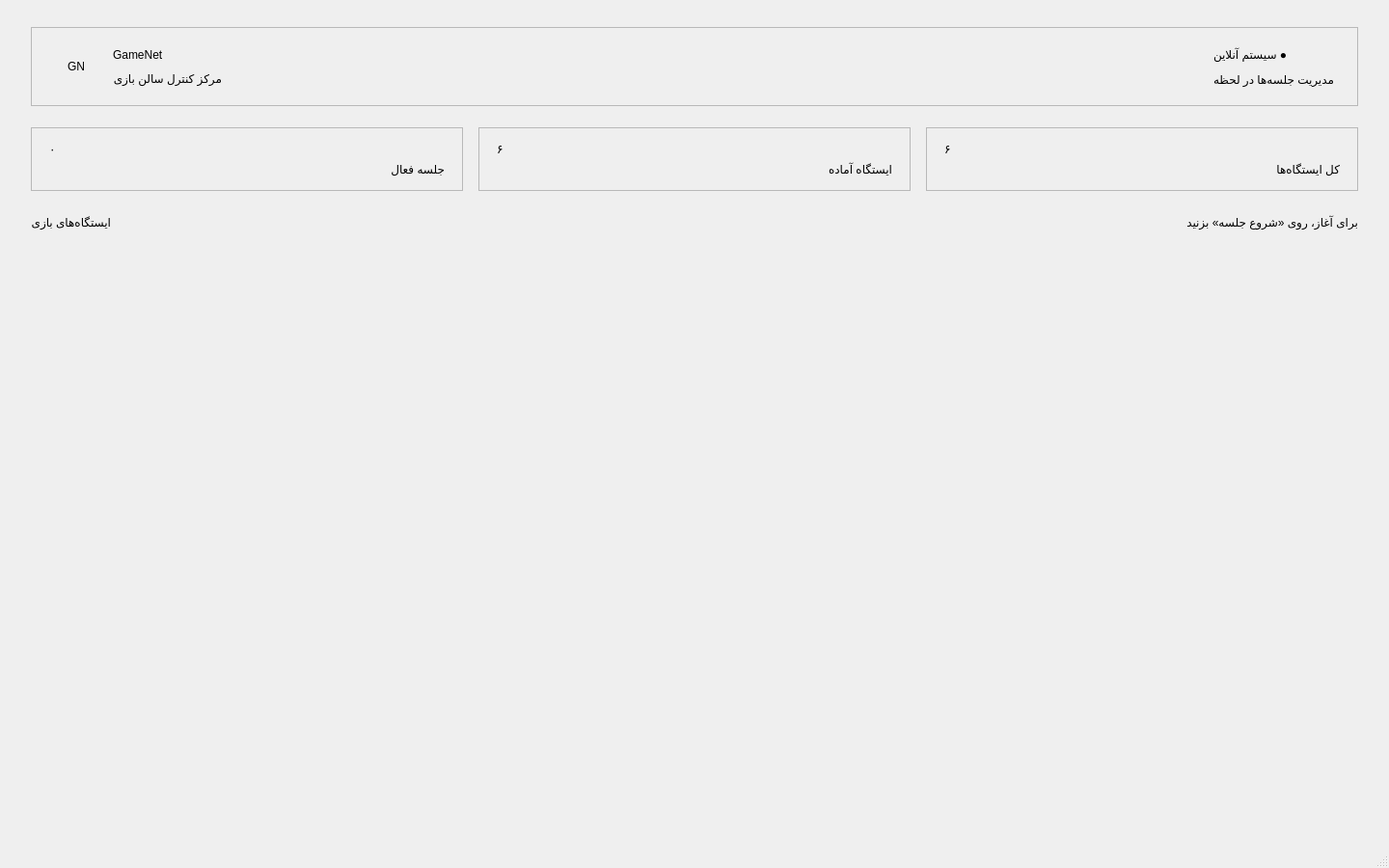
<?xml version="1.0" encoding="UTF-8"?>
<ui version="4.0">
 <class>MainWindow</class>
 <widget class="QMainWindow" name="MainWindow">
  <property name="geometry">
   <rect>
    <x>0</x>
    <y>0</y>
    <width>1440</width>
    <height>900</height>
   </rect>
  </property>
  <property name="minimumSize">
   <size>
    <width>1040</width>
    <height>720</height>
   </size>
  </property>
  <property name="windowTitle">
   <string>GameNet | مدیریت گیم‌نت</string>
  </property>
  <property name="windowIcon">
   <iconset resource="../../resources/resources.qrc">
    <normaloff>:/icons/icon.png</normaloff>:/icons/icon.png</iconset>
  </property>
  <widget class="QWidget" name="centralwidget">
   <layout class="QVBoxLayout" name="rootLayout">
    <property name="spacing">
     <number>22</number>
    </property>
    <property name="leftMargin">
     <number>32</number>
    </property>
    <property name="topMargin">
     <number>28</number>
    </property>
    <property name="rightMargin">
     <number>32</number>
    </property>
    <property name="bottomMargin">
     <number>28</number>
    </property>
    <item>
     <widget class="QFrame" name="topBar">
      <property name="frameShape">
       <enum>QFrame::Shape::StyledPanel</enum>
      </property>
      <layout class="QHBoxLayout" name="topBarLayout">
       <property name="spacing">
        <number>14</number>
       </property>
       <property name="leftMargin">
        <number>22</number>
       </property>
       <property name="topMargin">
        <number>16</number>
       </property>
       <property name="rightMargin">
        <number>22</number>
       </property>
       <property name="bottomMargin">
        <number>16</number>
       </property>
       <item>
        <widget class="QLabel" name="brandMark">
         <property name="minimumSize">
          <size>
           <width>48</width>
           <height>48</height>
          </size>
         </property>
         <property name="maximumSize">
          <size>
           <width>48</width>
           <height>48</height>
          </size>
         </property>
         <property name="text">
          <string>GN</string>
         </property>
         <property name="alignment">
          <set>Qt::AlignmentFlag::AlignCenter</set>
         </property>
        </widget>
       </item>
       <item>
        <layout class="QVBoxLayout" name="brandTextLayout">
         <property name="spacing">
          <number>2</number>
         </property>
         <item>
          <widget class="QLabel" name="appTitle">
           <property name="text">
            <string>GameNet</string>
           </property>
          </widget>
         </item>
         <item>
          <widget class="QLabel" name="appSubtitle">
           <property name="text">
            <string>مرکز کنترل سالن بازی</string>
           </property>
          </widget>
         </item>
        </layout>
       </item>
       <item>
        <spacer name="topBarSpacer">
         <property name="orientation">
          <enum>Qt::Orientation::Horizontal</enum>
         </property>
         <property name="sizeHint" stdset="0">
          <size>
           <width>40</width>
           <height>20</height>
          </size>
         </property>
        </spacer>
       </item>
       <item>
        <layout class="QVBoxLayout" name="topStatusLayout">
         <property name="spacing">
          <number>3</number>
         </property>
         <item>
          <widget class="QLabel" name="liveStatus">
           <property name="text">
            <string>● سیستم آنلاین</string>
           </property>
           <property name="alignment">
            <set>Qt::AlignmentFlag::AlignRight|Qt::AlignmentFlag::AlignTrailing|Qt::AlignmentFlag::AlignVCenter</set>
           </property>
          </widget>
         </item>
         <item>
          <widget class="QLabel" name="todayLabel">
           <property name="text">
            <string>مدیریت جلسه‌ها در لحظه</string>
           </property>
           <property name="alignment">
            <set>Qt::AlignmentFlag::AlignRight|Qt::AlignmentFlag::AlignTrailing|Qt::AlignmentFlag::AlignVCenter</set>
           </property>
          </widget>
         </item>
        </layout>
       </item>
      </layout>
     </widget>
    </item>
    <item>
     <layout class="QHBoxLayout" name="summaryLayout">
      <property name="spacing">
       <number>16</number>
      </property>
      <item>
       <widget class="QFrame" name="summaryActive">
        <property name="frameShape">
         <enum>QFrame::Shape::StyledPanel</enum>
        </property>
        <layout class="QVBoxLayout" name="summaryActiveLayout">
         <property name="leftMargin">
          <number>18</number>
         </property>
         <property name="topMargin">
          <number>14</number>
         </property>
         <property name="rightMargin">
          <number>18</number>
         </property>
         <property name="bottomMargin">
          <number>14</number>
         </property>
         <item>
          <widget class="QLabel" name="activeValue">
           <property name="text">
            <string>۰</string>
           </property>
          </widget>
         </item>
         <item>
          <widget class="QLabel" name="activeCaption">
           <property name="text">
            <string>جلسه فعال</string>
           </property>
          </widget>
         </item>
        </layout>
       </widget>
      </item>
      <item>
       <widget class="QFrame" name="summaryFree">
        <property name="frameShape">
         <enum>QFrame::Shape::StyledPanel</enum>
        </property>
        <layout class="QVBoxLayout" name="summaryFreeLayout">
         <property name="leftMargin">
          <number>18</number>
         </property>
         <property name="topMargin">
          <number>14</number>
         </property>
         <property name="rightMargin">
          <number>18</number>
         </property>
         <property name="bottomMargin">
          <number>14</number>
         </property>
         <item>
          <widget class="QLabel" name="freeValue">
           <property name="text">
            <string>۶</string>
           </property>
          </widget>
         </item>
         <item>
          <widget class="QLabel" name="freeCaption">
           <property name="text">
            <string>ایستگاه آماده</string>
           </property>
          </widget>
         </item>
        </layout>
       </widget>
      </item>
      <item>
       <widget class="QFrame" name="summaryTotal">
        <property name="frameShape">
         <enum>QFrame::Shape::StyledPanel</enum>
        </property>
        <layout class="QVBoxLayout" name="summaryTotalLayout">
         <property name="leftMargin">
          <number>18</number>
         </property>
         <property name="topMargin">
          <number>14</number>
         </property>
         <property name="rightMargin">
          <number>18</number>
         </property>
         <property name="bottomMargin">
          <number>14</number>
         </property>
         <item>
          <widget class="QLabel" name="totalValue">
           <property name="text">
            <string>۶</string>
           </property>
          </widget>
         </item>
         <item>
          <widget class="QLabel" name="totalCaption">
           <property name="text">
            <string>کل ایستگاه‌ها</string>
           </property>
          </widget>
         </item>
        </layout>
       </widget>
      </item>
     </layout>
    </item>
    <item>
     <layout class="QHBoxLayout" name="sectionTitleLayout">
      <item>
       <widget class="QLabel" name="sectionTitle">
        <property name="text">
         <string>ایستگاه‌های بازی</string>
        </property>
       </widget>
      </item>
      <item>
       <spacer name="sectionTitleSpacer">
        <property name="orientation">
         <enum>Qt::Orientation::Horizontal</enum>
        </property>
        <property name="sizeHint" stdset="0">
         <size>
          <width>40</width>
          <height>20</height>
         </size>
        </property>
       </spacer>
      </item>
      <item>
       <widget class="QLabel" name="sectionHint">
        <property name="text">
         <string>برای آغاز، روی «شروع جلسه» بزنید</string>
        </property>
       </widget>
      </item>
     </layout>
    </item>
    <item>
     <widget class="QScrollArea" name="scrollArea">
      <property name="frameShape">
       <enum>QFrame::Shape::NoFrame</enum>
      </property>
      <property name="widgetResizable">
       <bool>true</bool>
      </property>
      <widget class="QWidget" name="scrollAreaWidgetContents">
       <property name="geometry">
        <rect>
         <x>0</x>
         <y>0</y>
         <width>1376</width>
         <height>546</height>
        </rect>
       </property>
      </widget>
     </widget>
    </item>
   </layout>
  </widget>
  <widget class="QMenuBar" name="menubar">
   <property name="geometry">
    <rect>
     <x>0</x>
     <y>0</y>
     <width>1440</width>
     <height>25</height>
    </rect>
   </property>
  </widget>
  <widget class="QStatusBar" name="statusbar"/>
 </widget>
 <resources>
  <include location="../../resources/resources.qrc"/>
 </resources>
 <connections/>
</ui>
